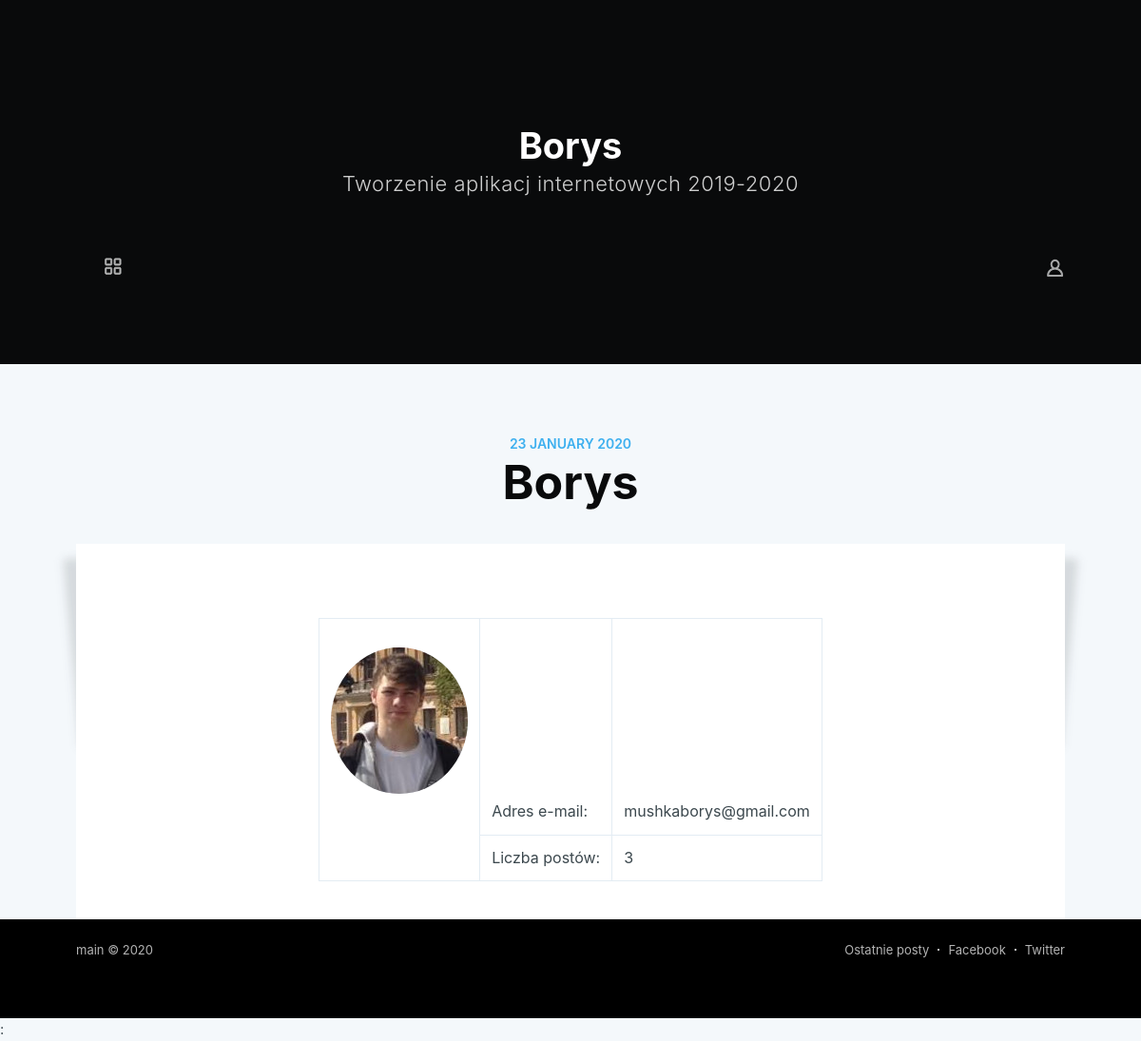
/?strona=user&user=1, run on the app's committed database.
### tables this page shows
CREATE TABLE `User` (
  `id_user` int(10) UNSIGNED NOT NULL,
  `username` varchar(40) NOT NULL,
  `email` varchar(50) NOT NULL,
  `date` date NOT NULL,
  `img` varchar(50) NOT NULL DEFAULT 'img/anon.jpg',
  `status` tinyint(1) NOT NULL DEFAULT 2,
  `passwd` varchar(60) NOT NULL
);

### class/Baza.php (called while the page is built, shortened)
<?php
class Baza
{
    private $mysqli;
    function __construct($serwer, $user, $pass, $baza)
    {
        $this->mysqli = new mysqli($serwer, $user, $pass, $baza);
    }
    function dane_z_bazy($sql)
    {
        $i=0;
        $dane=NULL;
        if ($result = $this->mysqli->query($sql))
        {
            while($obj = $result->fetch_object())
            {
                $dane[$i] = $obj;
                $i++;
            }
        }
        else return NULL;
        if($dane == NULL)
            return NULL;
        return $dane;
    }
}
?>

### class/User.php (the view, shortened to what this page needs)
<?php
class User {
    protected $id_user;
    protected $username;
    protected $email;
    protected $img;
    function __construct($username, $email, $passwd)
    {
        $this->username = $username;
        $this->email = $email;
        $this->img="img/anon.jpg";
        $this->id_user = NULL;
    }
    public function set_z_bazy($dane, $index=0)
    {
        $this->id_user = $dane[$index]->id_user;
        $this->username = $dane[$index]->username;
        $this->email = $dane[$index]->email;
        $this->img = $dane[$index]->img;
    }
    function standardForm($ob)
    {
        $sql='SELECT COUNT(*) AS co FROM `Post` WHERE Post.id_user='.$this->id_user.' GROUP BY `Post`.`id_user`';
        $dane = $ob->dane_z_bazy($sql);
        $form=
        '<table>
            <tr>
                <td rowspan="2"><div class=author-card"><img class="author-profile-image" src="'.$this->img.'" alt="'.$this->username.'"/></div></td>
                <td><label>Adres e-mail:</label></td>
                <td><label>'.$this->email.'</label></td>
            </tr>';
        if($dane != NULL)
        {
            $form.='<tr>
                <td><label>Liczba postów:</label></td>
                <td><label>'.$dane[0]->co.'</label></td>
            </tr>';
        }
        $form.='</table>';
        return $form;
    }
    function get_format_Form($form)
    {
        $tresc='
        <article class="post-full">
        <header class="post-full-header">
            <section class="post-full-meta">';
        $now = (new DateTime()) -> format("Y-m-d");
        $tresc.='<time class="post-full-meta-date" datetime="'.$now.'">'.$this->get_date_format("d F Y", ''.$now).'</time>';
        $tresc.='</section>';
        if($this->username != '')
            $tresc.='<h1 class="post-full-title">'.$this->username.'</h1>';
        $tresc.='</header>';
        $tresc.='<section class="post-full-content"><div class="post-content">';
        $tresc .= $form;
        $tresc.='</div></section></article>';
        return $tresc;
    }
    public function get_date_format($format="Y-m-d", $time='')
    {
        return ((new DateTime("".$time))->format($format));
    }
}
?>

### class/Strona.php (shortened to what this page needs)
<?php
class Strona
{
    private $title="Projekt";
    protected $zawartosc;
    protected $css=["css/st.css"];
    protected $db;
    protected $this_post;
    function __construct($baza)
    {
        $this->db = $baza;
    }
    function show()
    {
        echo $this->create_Strona();
    }
    function create_Strona()
    {
        $strona="<!DOCTYPE html><html>";
        $strona.=$this->create_head();
        $strona.=$this->create_body();
        $strona.="</html>";
        return $strona;
    }
    function create_head()
    {
        $head = "<head>
            <meta charset=\"utf-8\" />
            <title>$this->title</title>
            <link rel=\"icon\" type=\"image/png\" href=\"img/planet-earth.png\"/>";
        $head .= $this->create_css($this->css);
        $head .= "</head>";
        return $head;
    }
    function create_css($urls_css)
    {
        $css="";
        foreach($urls_css as $cs){
            $css .= $this->get_style($cs);
        }
        return $css;
    }
    public function get_style($url)
    {
        return '<link rel="stylesheet" href="' . $url . '" type="text/css" />';
    }
    function create_body()
    {
        $body="<body class=\"home-template\"><div class=\"site-wrapper\">";
        $body.=$this->create_header();
        $body.="<main id=\"site-main\" class=\"site-main outer\">
                <div class=\"inner\">";
        $body.=$this->zawartosc;
        $body.="</div></main>";
        $body.=$this->create_footer();
        $body.="</div></body>";
        return $body;
    }
    function create_header()
    {
        $header='<header class="site-header outer no-image">
        <div class="inner">
            <div class="site-header-content">
                <h1 class="site-title">'.$this->title.'</h1>
                <h2 class="site-description">Tworzenie aplikacj internetowych 2019-2020</h2>
            </div>
            <nav class="site-nav">
                <div class="site-nav-left"><div class="social-links">';
                $header.=$this->header_help_left();
                $header.='</div></div>
                        <div class="site-nav-right">';
                $header.='<div class="other">';
                $header.=$this->header_help_right();
                $header.='</div></div>';
                $header.='</nav></div></header>';
        return $header;
    }
    function header_help_left()
    {
        $header='<a class="social-link social-link-gl" href="?strona=glowna" title="Glówna" rel="noopener">
        <svg class="svg-icon" viewBox="0 0 20 20" fill="none" stroke="#cdcece">
        <path d="M7.228,11.464H1.996c-0.723,0-1.308,0.587-1.308,1.309v5.232c0,0.722,0.585,1.308,1.308,1.308h5.232
            c0.723,0,1.308-0.586,1.308-1.308v-5.232C8.536,12.051,7.95,11.464,7.228,11.464z M7.228,17.351c0,0.361-0.293,0.654-0.654,0.654
            H2.649c-0.361,0-0.654-0.293-0.654-0.654v-3.924c0-0.361,0.292-0.654,0.654-0.654h3.924c0.361,0,0.654,0.293,0.654,0.654V17.351z
             M17.692,11.464H12.46c-0.723,0-1.308,0.587-1.308,1.309v5.232c0,0.722,0.585,1.308,1.308,1.308h5.232
            c0.722,0,1.308-0.586,1.308-1.308v-5.232C19,12.051,18.414,11.464,17.692,11.464z M17.692,17.351c0,0.361-0.293,0.654-0.654,0.654
            h-3.924c-0.361,0-0.654-0.293-0.654-0.654v-3.924c0-0.361,0.293-0.654,0.654-0.654h3.924c0.361,0,0.654,0.293,0.654,0.654V17.351z
             M7.228,1H1.996C1.273,1,0.688,1.585,0.688,2.308V7.54c0,0.723,0.585,1.308,1.308,1.308h5.232c0.723,0,1.308-0.585,1.308-1.308
            V2.308C8.536,1.585,7.95,1,7.228,1z M7.228,6.886c0,0.361-0.293,0.654-0.654,0.654H2.649c-0.361,0-0.654-0.292-0.654-0.654V2.962
            c0-0.361,0.292-0.654,0.654-0.654h3.924c0.361,0,0.654,0.292,0.654,0.654V6.886z M17.692,1H12.46c-0.723,0-1.308,0.585-1.308,1.308
            V7.54c0,0.723,0.585,1.308,1.308,1.308h5.232C18.414,8.848,19,8.263,19,7.54V2.308C19,1.585,18.414,1,17.692,1z M17.692,6.886
            c0,0.361-0.293,0.654-0.654,0.654h-3.924c-0.361,0-0.654-0.292-0.654-0.654V2.962c0-0.361,0.293-0.654,0.654-0.654h3.924
            c0.361,0,0.654,0.292,0.654,0.654V6.886z"></path></svg>
            </a>';
        $sql = "SELECT * FROM `User` WHERE `User`.`id_user`=(SELECT id_user FROM `Session` ORDER BY `Session`.`lastUpdate` DESC LIMIT 1)";
        if(($dane = $this->db->dane_z_bazy($sql)) != NULL)
        {
            $header.='<a class="social-link social-link-np" href="?strona=gen_postow" title="Nowy post" rel="noopener">
                    <svg class="svg-icon" viewBox="0 0 20 20" fill="none" stroke="#cdcece">
                        <path d="M13.68,9.448h-3.128V6.319c0-0.304-0.248-0.551-0.552-0.551S9.448,6.015,9.448,6.319v3.129H6.319
                            c-0.304,0-0.551,0.247-0.551,0.551s0.247,0.551,0.551,0.551h3.129v3.129c0,0.305,0.248,0.551,0.552,0.551s0.552-0.246,0.552-0.551
                            v-3.129h3.128c0.305,0,0.552-0.247,0.552-0.551S13.984,9.448,13.68,9.448z M10,0.968c-4.987,0-9.031,4.043-9.031,9.031
                            c0,4.989,4.044,9.032,9.031,9.032c4.988,0,9.031-4.043,9.031-9.032C19.031,5.012,14.988,0.968,10,0.968z M10,17.902
                            c-4.364,0-7.902-3.539-7.902-7.903c0-4.365,3.538-7.902,7.902-7.902S17.902,5.635,17.902,10C17.902,14.363,14.364,17.902,10,17.902
                            z"></path>
                    </svg></a>';
            $sql='SELECT * FROM `Post` WHERE `Post`.id_post='.$this->this_post.' limit 1';
            if(($dane2=$this->db->dane_z_bazy($sql)) != NULL)
            {
                if($this->walid($dane, $dane2))
                {
                    $header.='<a class="social-link social-link-zp" href="?strona=zmien_post&this_post='.$this->this_post.'" title="Zmień post" rel="noopener">
                    <svg class="svg-icon" viewBox="0 0 20 20" fill="none" stroke="#cdcece">
                        <path d="M15.808,14.066H6.516v-1.162H5.354v1.162H4.193c-0.321,0-0.581,0.26-0.581,0.58s0.26,0.58,0.581,0.58h1.162
                            v1.162h1.162v-1.162h9.292c0.32,0,0.58-0.26,0.58-0.58S16.128,14.066,15.808,14.066z M15.808,9.419h-1.742V8.258h-1.162v1.161
                            h-8.71c-0.321,0-0.581,0.26-0.581,0.581c0,0.321,0.26,0.581,0.581,0.581h8.71v1.161h1.162v-1.161h1.742
                            c0.32,0,0.58-0.26,0.58-0.581C16.388,9.679,16.128,9.419,15.808,9.419z M17.55,0.708H2.451c-0.962,0-1.742,0.78-1.742,1.742v15.1
                            c0,0.961,0.78,1.74,1.742,1.74H17.55c0.962,0,1.742-0.779,1.742-1.74v-15.1C19.292,1.488,18.512,0.708,17.55,0.708z M18.13,17.551
                            c0,0.32-0.26,0.58-0.58,0.58H2.451c-0.321,0-0.581-0.26-0.581-0.58v-15.1c0-0.321,0.26-0.581,0.581-0.581H17.55
                            c0.32,0,0.58,0.26,0.58,0.581V17.551z M15.808,4.774H9.419V3.612H8.258v1.162H4.193c-0.321,0-0.581,0.26-0.581,0.581
                            s0.26,0.581,0.581,0.581h4.065v1.162h1.161V5.935h6.388c0.32,0,0.58-0.26,0.58-0.581S16.128,4.774,15.808,4.774z"></path>
                    </svg>
                    </a>';
                }
            }
        }
        return $header;
    }
    function header_help_right()
    {
        $header = '';
        $sql = "SELECT * FROM `User` WHERE `User`.`id_user`=(SELECT id_user FROM `Session` ORDER BY `Session`.`lastUpdate` DESC LIMIT 1)";
        if(($dane = $this->db->dane_z_bazy($sql)) != NULL)
        {
            $header.='<a class="gener-button author-card" href="?strona=user&user='.$dane[0]->id_user.'" title="'.$dane[0]->username.'" rel="noopener">
                <img class="author-profile-image" src="'.$dane[0]->img.'" width="50" height="50" alt="'.$dane[0]->username.'"/></a>';
        }else{
            $header.='<a class="gener-button" href="?strona=log_in" title="log in" rel="noopener">
                    <svg class="svg-icon" viewBox="0 0 20 20" fill="none" stroke="#cdcece"><path d="M12.075,10.812c1.358-0.853,2.242-2.507,2.242-4.037c0-2.181-1.795-4.618-4.198-4.618S5.921,4.594,5.921,6.775c0,1.53,0.884,3.185,2.242,4.037c-3.222,0.865-5.6,3.807-5.6,7.298c0,0.23,0.189,0.42,0.42,0.42h14.273c0.23,0,0.42-0.189,0.42-0.42C17.676,14.619,15.297,11.677,12.075,10.812 M6.761,6.775c0-2.162,1.773-3.778,3.358-3.778s3.359,1.616,3.359,3.778c0,2.162-1.774,3.778-3.359,3.778S6.761,8.937,6.761,6.775 M3.415,17.69c0.218-3.51,3.142-6.297,6.704-6.297c3.562,0,6.486,2.787,6.705,6.297H3.415z"></path></svg>
                </a>';
        }
        return $header;
    }
    function create_footer()
    {
        $footer="<footer class=\"site-footer outer\">
        <div class=\"site-footer-content inner\">
            <section class=\"copyright\"><a href=\"?strona=glowna\">main</a> &copy; 2020</section>
            <nav class=\"site-footer-nav\">
                <a href=\"?strona=glowna\">Ostatnie posty</a>
                <a href=\"https://www.facebook.com\" target=\"_blank\" rel=\"noopener\">Facebook</a>
                <a href=\"https://twitter.com\" target=\"_blank\" rel=\"noopener\">Twitter</a>
            </nav>
        </div>
        </footer>:";
        return $footer;
    }
    public function set_title($new_title)
    {
        $this->title = $new_title;
    }
    public function set_zawartosc($new_zawartosc)
    {
        $this->zawartosc = $new_zawartosc;
    }
    public function set_this_post($this_post)
    {
        $this->this_post = $this_post;
    }
}
?>

### data on the page
user: username "Borys", img (picture), email "mushkaborys@gmail.com"

### other printed values
$dane[0]->co "3"
